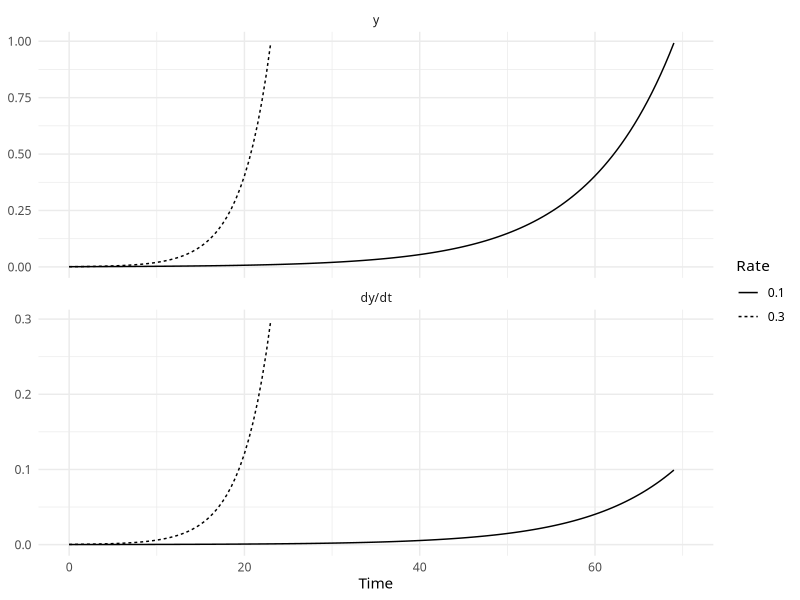
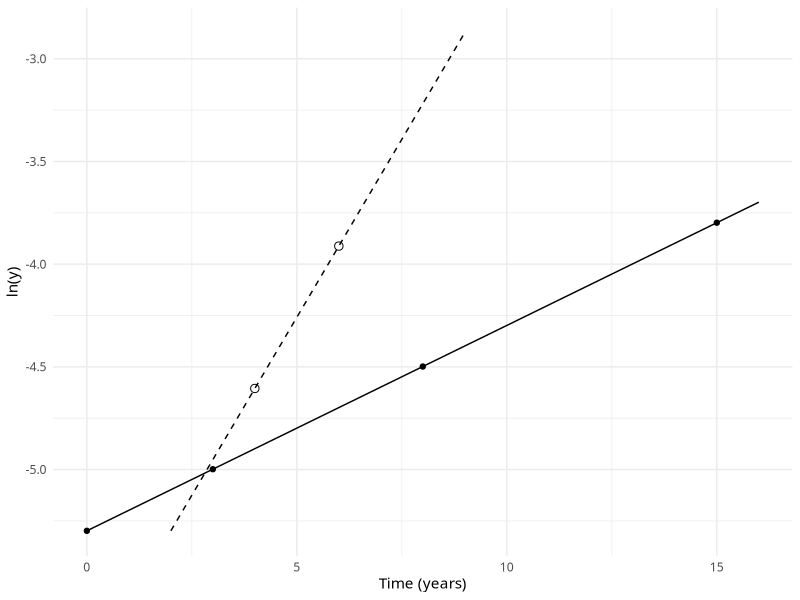
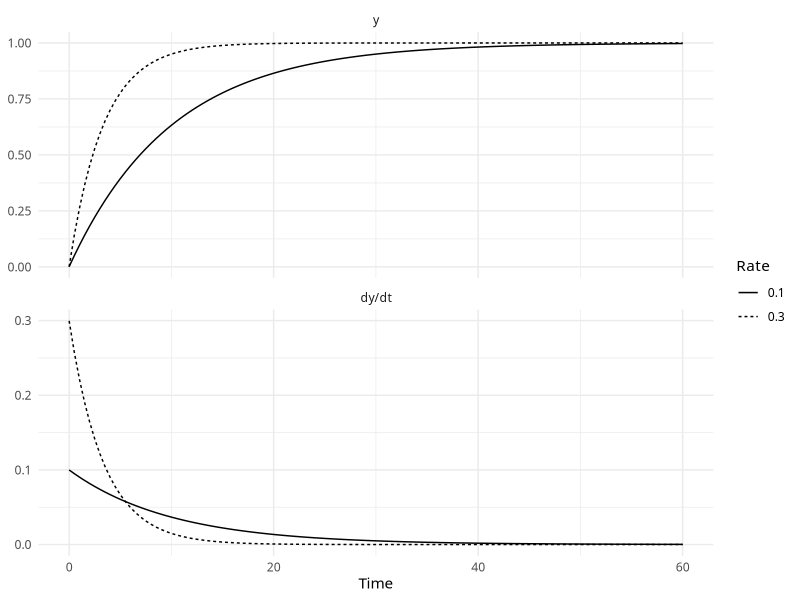
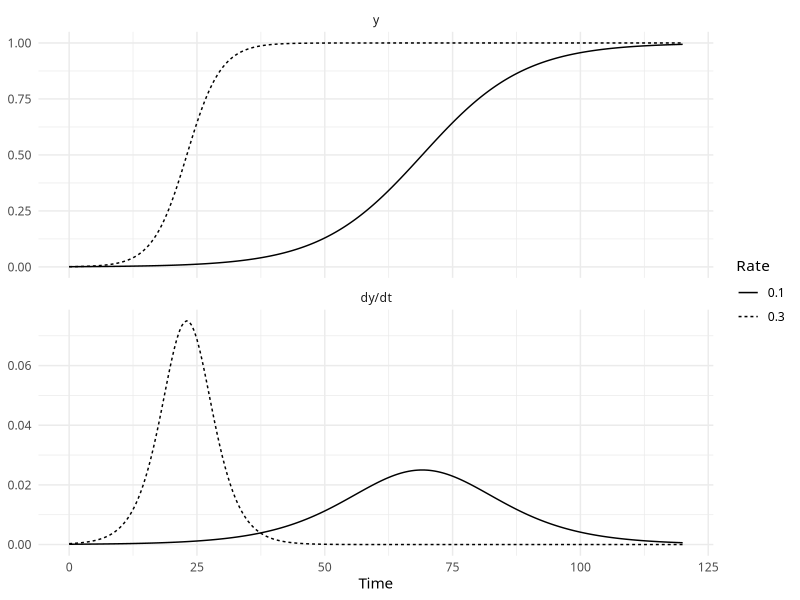
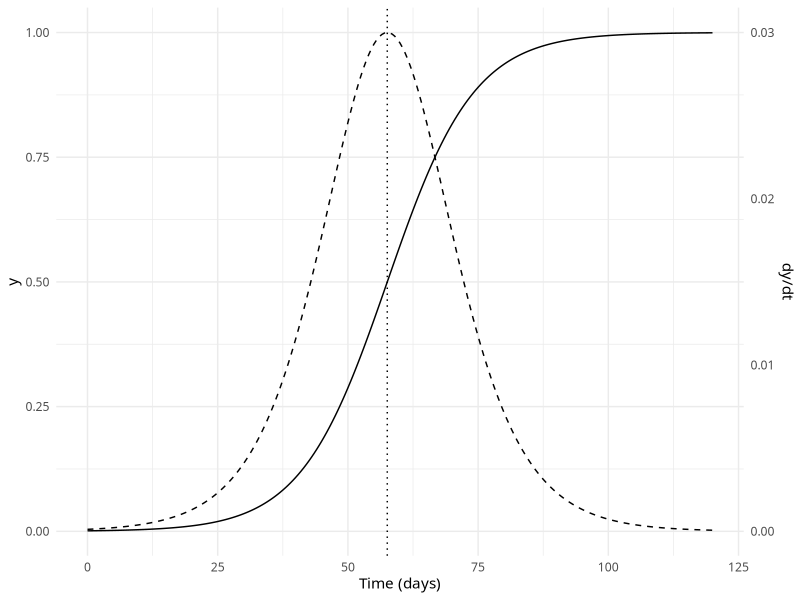
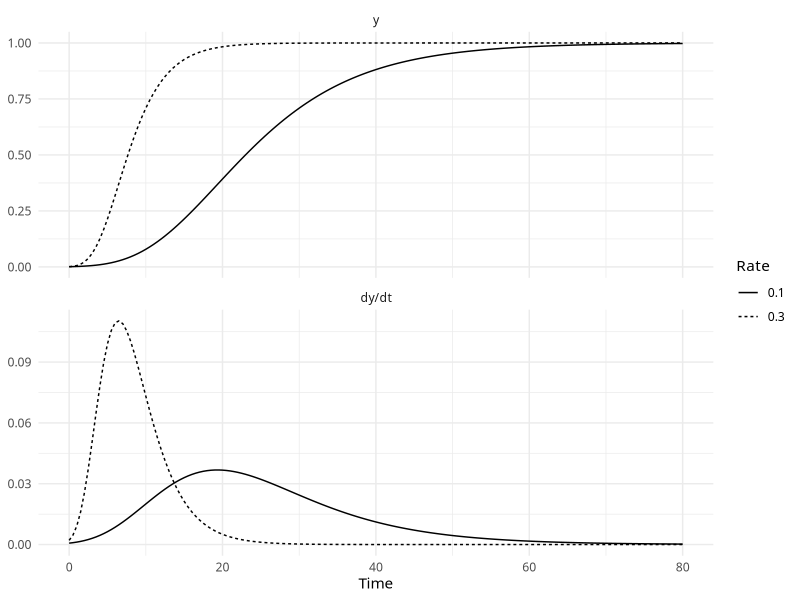
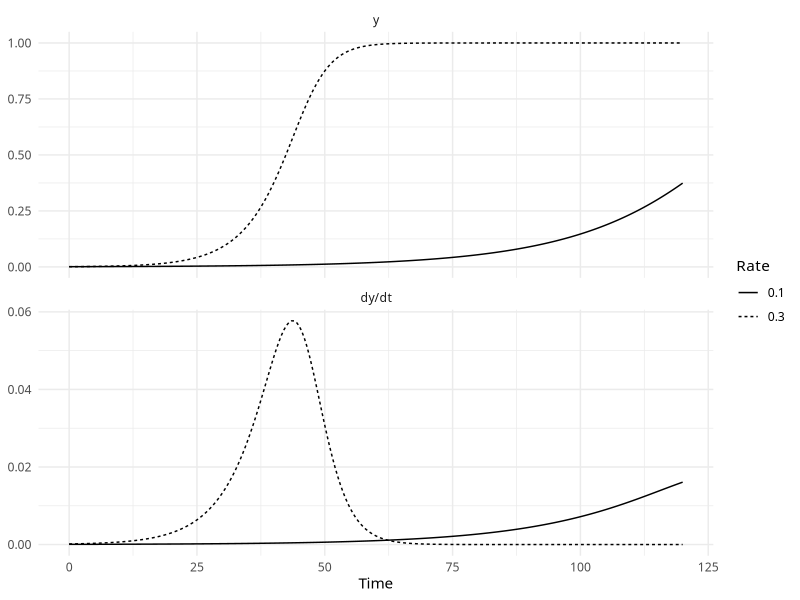
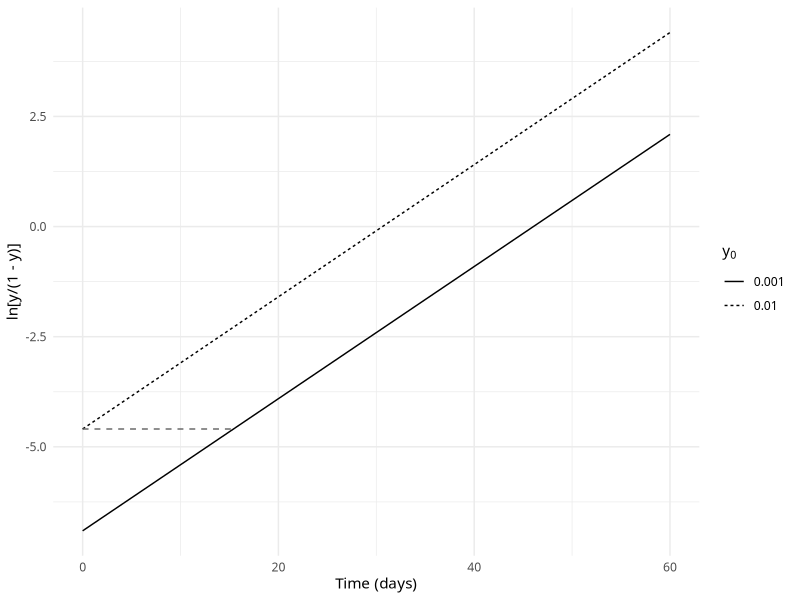

These figures' R source, in order:
## ---- chunk 1
#| label: setup-ch04
#| message: false
library(tidyverse)
theme_set(theme_minimal(base_family = "Sarabun"))

# Disease progress models: closed-form y(t) and absolute rate dy/dt
dpc <- list(
  exponential   = list(y = \(t, y0, r) y0 * exp(r * t),
                       rate = \(y, r) r * y),
  monomolecular = list(y = \(t, y0, r) 1 - (1 - y0) * exp(-r * t),
                       rate = \(y, r) r * (1 - y)),
  logistic      = list(y = \(t, y0, r) 1 / (1 + ((1 - y0) / y0) * exp(-r * t)),
                       rate = \(y, r) r * y * (1 - y)),
  gompertz      = list(y = \(t, y0, r) exp(log(y0) * exp(-r * t)),
                       rate = \(y, r) r * y * (-log(y)))
)

# Plot y and dy/dt over time for one model and two rate parameters
plot_dpc <- function(model, rates, y0 = 0.001, t_max = 100, y_max = 1) {
  crossing(r = rates, t = seq(0, t_max, by = 0.5)) |>
    mutate(y = dpc[[model]]$y(t, y0, r),
           y = if_else(y > y_max, NA_real_, y),
           `dy/dt` = dpc[[model]]$rate(y, r),
           r = factor(r)) |>
    pivot_longer(c(y, `dy/dt`), names_to = "quantity") |>
    mutate(quantity = factor(quantity, levels = c("y", "dy/dt"))) |>
    ggplot(aes(t, value, linetype = r)) +
    geom_line(na.rm = TRUE) +
    facet_wrap(~ quantity, ncol = 1, scales = "free_y") +
    labs(x = "Time", y = NULL, linetype = "Rate")
}
## ---- chunk 2
#| label: fig-tf-expo
#| fig-cap: "Disease intensity (y; top) and absolute rate of disease increase (dy/dt; bottom) over time for the exponential model with two rate parameters (per time unit). Initial disease intensity y0 = 0.001; curves are truncated at y = 1."
#| fig-width: 6
#| fig-height: 5
plot_dpc("exponential", rates = c(0.1, 0.3), t_max = 70)
## ---- chunk 3
#| label: fig-tf-expo-lin
#| fig-cap: "Exponential disease progress on the linearised scale, ln(y) versus t. Solid line: y0 = 0.005 and rE = 0.1 per year (points at t = 0, 3, 8 and 15 correspond to y = 0.005, 0.0067, 0.0111 and 0.022). Dashed line: y = 0.01 at t = 4 and y = 0.02 at t = 6, giving rE = 0.346 per year."
#| fig-width: 6
#| fig-height: 4
pts <- tibble(t = c(0, 3, 8, 15)) |> mutate(lny = log(0.005) + 0.1 * t)
ggplot() +
  geom_function(fun = \(t) log(0.005) + 0.1 * t, xlim = c(0, 16)) +
  geom_point(data = pts, aes(t, lny)) +
  geom_function(fun = \(t) log(0.01) + log(2) / 2 * (t - 4), xlim = c(2, 9),
                linetype = "dashed") +
  annotate("point", x = c(4, 6), y = log(c(0.01, 0.02)), shape = 1, size = 2.5) +
  labs(x = "Time (years)", y = "ln(y)")
## ---- chunk 4
#| label: fig-tf-mono
#| fig-cap: "Disease intensity (y; top) and absolute rate of disease increase (dy/dt; bottom) over time for the monomolecular model with two rate parameters (per time unit). Initial disease intensity y0 = 0.001."
#| fig-width: 6
#| fig-height: 5
plot_dpc("monomolecular", rates = c(0.1, 0.3), t_max = 60)
## ---- chunk 5
#| label: tbl-tf-transform
#| tbl-cap: "Transformation of disease intensity (y) for different disease progress models."
transforms <- list(
  `ln(y)`          = \(y) log(y),
  `ln[1/(1-y)]`    = \(y) -log(1 - y),
  `ln[y/(1-y)]`    = \(y) log(y / (1 - y)),
  `-ln[-ln(y)]`    = \(y) -log(-log(y))
)
tibble(y = c(0.005, 0.01, 0.05, 0.10, 0.25, 0.50, 0.75, 0.90, 0.95, 0.99, 0.995)) |>
  mutate(Exponential   = transforms[[1]](y),
         Monomolecular = transforms[[2]](y),
         Logistic      = transforms[[3]](y),
         Gompertz      = transforms[[4]](y)) |>
  knitr::kable(digits = 3)
## ---- chunk 6
#| label: fig-tf-logis
#| fig-cap: "Disease intensity (y; top) and absolute rate of disease increase (dy/dt; bottom) over time for the logistic model with two rate parameters (per time unit). Initial disease intensity y0 = 0.001."
#| fig-width: 6
#| fig-height: 5
plot_dpc("logistic", rates = c(0.1, 0.3), t_max = 120)
## ---- chunk 7
#| label: fig-tf-logis-inflection
#| fig-cap: "Disease intensity (solid, left axis) and absolute rate of disease increase (dashed, right axis) over time for the logistic model with rL = 0.12 per day and y0 = 0.001. The vertical line marks the inflection point t'."
#| fig-width: 6
#| fig-height: 4
r <- 0.12; y0 <- 0.001; scale <- 4 / r
t_prime <- -log(y0 / (1 - y0)) / r
tibble(t = seq(0, 120, by = 0.5)) |>
  mutate(y = dpc$logistic$y(t, y0, r), rate = dpc$logistic$rate(y, r)) |>
  ggplot(aes(t)) +
  geom_line(aes(y = y)) +
  geom_line(aes(y = rate * scale), linetype = "dashed") +
  geom_vline(xintercept = t_prime, linetype = "dotted") +
  scale_y_continuous("y", sec.axis = sec_axis(~ . / scale, name = "dy/dt")) +
  labs(x = "Time (days)")
## ---- chunk 8
#| label: fig-tf-gomp
#| fig-cap: "Disease intensity (y; top) and absolute rate of disease increase (dy/dt; bottom) over time for the Gompertz model with two rate parameters (per time unit). Initial disease intensity y0 = 0.001."
#| fig-width: 6
#| fig-height: 5
plot_dpc("gompertz", rates = c(0.1, 0.3), t_max = 80)
## ---- chunk 9
#| label: fig-tf-richards
#| fig-cap: "Disease intensity (y; top) and absolute rate of disease increase (dy/dt; bottom) over time for the Richards model with eta = 3 and two rate parameters (per time unit). Initial disease intensity y0 = 0.001."
#| fig-width: 6
#| fig-height: 5
richards_y <- function(t, y0, r, eta) {
  if (eta < 1) (1 - (1 - y0^(1 - eta)) * exp(-r * t))^(1 / (1 - eta))
  else         (1 + (y0^(1 - eta) - 1) * exp(-r * t))^(1 / (1 - eta))
}
richards_rate <- \(y, r, eta) r * y * (1 - y^(eta - 1)) / (eta - 1)

crossing(r = c(0.1, 0.3), t = seq(0, 120, by = 0.5)) |>
  mutate(y = richards_y(t, 0.001, r, eta = 3),
         `dy/dt` = richards_rate(y, r, eta = 3), r = factor(r)) |>
  pivot_longer(c(y, `dy/dt`), names_to = "quantity") |>
  mutate(quantity = factor(quantity, levels = c("y", "dy/dt"))) |>
  ggplot(aes(t, value, linetype = r)) +
  geom_line() +
  facet_wrap(~ quantity, ncol = 1, scales = "free_y") +
  labs(x = "Time", y = NULL, linetype = "Rate")
## ---- chunk 10
#| label: tbl-tf-model-summary
#| tbl-cap: "Disease progress models written as dy/dt = r* f(y) f(1 - y), with their linearising transformation y* and backtransformation."
#| echo: false
tribble(
  ~Model,          ~`f(y)`, ~`f(1 - y)`,         ~`y*`,                      ~Backtransformation,
  "Exponential",   "y",     "1",                 "ln(y)",                    "exp(y*)",
  "Monomolecular", "1",     "1 - y",             "ln[1/(1 - y)]",            "1 - exp(-y*)",
  "Logistic",      "y",     "1 - y",             "ln[y/(1 - y)]",            "1/[1 + exp(-y*)]",
  "Gompertz",      "y",     "ln(1) - ln(y)",     "-ln[-ln(y)]",              "exp[-exp(-y*)]",
  "Richards",      "y",     "(1 - y^(eta-1))/(eta-1)", "see Richards equations", "see Richards equations"
) |>
  knitr::kable()
## ---- chunk 11
#| label: calc-helpers
logit     <- \(y) log(y / (1 - y))
inv_logit <- \(s) 1 / (1 + exp(-s))
y0 <- 0.01; r <- 0.15
## ---- chunk 12
#| label: calc-q1
c(y20 = inv_logit(logit(y0) + r * 20), y40 = inv_logit(logit(y0) + r * 40))
## ---- chunk 13
#| label: calc-q3
c(t075_r015 = (logit(0.75) - logit(y0)) / 0.15,
  t075_r012 = (logit(0.75) - logit(y0)) / 0.12)
## ---- chunk 14
#| label: fig-tf-logit-lines
#| fig-cap: "Logit-transformed disease intensity versus time for logistic epidemics with rL = 0.15 per day and y0 = 0.01 (upper line) or y0 = 0.001 (lower line). The dashed horizontal segment from t = 0 to the lower line is the sanitation time tS."
#| fig-width: 6
#| fig-height: 4
tS <- (logit(0.01) - logit(0.001)) / 0.15
crossing(y0 = c(0.01, 0.001), t = seq(0, 60, by = 1)) |>
  mutate(logit_y = logit(y0) + 0.15 * t, y0 = factor(y0)) |>
  ggplot(aes(t, logit_y, linetype = y0)) +
  geom_line() +
  annotate("segment", x = 0, xend = tS, y = logit(0.01), yend = logit(0.01),
           linetype = "dashed", colour = "grey40") +
  labs(x = "Time (days)", y = "ln[y/(1 - y)]", linetype = expression(y[0]))
